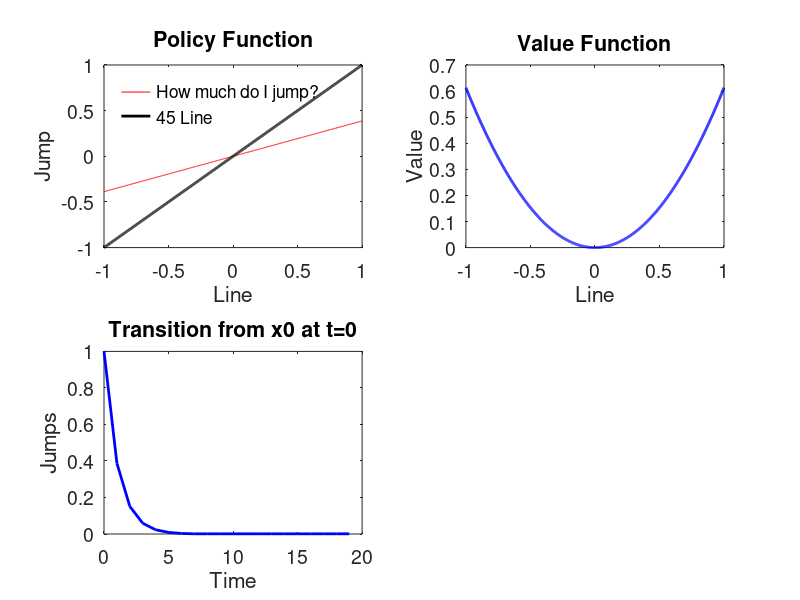

The MATLAB script that drew this image:
%%%%%%%%%%%%%
% reaching_the_center.m
% Solves the "Reaching the Center" problem using VFI.
% Stefano Pica, TA for EC 702
% Fall 2019
%%%%%%%%%%%%%

close all; clear; clc;

% model to be solved by value function iteration
% V(x) = min_{y in R} [ (x-y)^2 + y^2 + beta V(y) ]


%start tracking timing
tic; 
disp('%%%%%%%%%%%%%%%%%%%')
disp('Solving the "Reaching the Center" problem - awesome!')
disp(' ')


%%%%%%%%%%%%%%%%%%%%%%%%%%%%%%%%%%%%%%%%%%%%%%%%%%%%%%%%%%%%%%%%%%%%%%%%%%%
%%%%%%%%%%%%%%%%%%%%%%% THIS BLOCK SETS UP THE MODEL %%%%%%%%%%%%%%%%%%%%%%
%%%%%%%%%%%%%%%%%%%%%%%%%%%%%%%%%%%%%%%%%%%%%%%%%%%%%%%%%%%%%%%%%%%%%%%%%%%


vfmaxit = 1000; %max number of VF iterations
pfmaxit = 20; %max number of PF iterations
vftol = 1e-7; %tolerance on Bellman equation, in percentages
lwidnum = 2; %line width on graphs
fsizenum = 14; %font size on graphs

%utility parameters
beta = 0.95; %discount factor

%grid
dmin = -1;
dmax = 1;
dnum = 1000;
d0 = linspace(dmin,dmax,dnum);


%%%%%%%%%%%%%%%%%%%%%%%%%%%%%%%%%%%%%%%%%%%%%%%%%%%%%%%%%%%%%%%%%%%%%%%%%%%
%%%%%%%%%%%%% THIS BLOCK SETS UP AND SOLVES THE VALUE FUNCTION %%%%%%%%%%%%
%%%%%%%%%%%%%%%%%%%%%%%%%%%%%%%%%%%%%%%%%%%%%%%%%%%%%%%%%%%%%%%%%%%%%%%%%%%


%compute return matrix. Can do it outside loop of value function iteration
%as it is indipendent of it.

Rmat = zeros(dnum,dnum);

for dct = 1:dnum
    for dprimect = 1:dnum
        dval = d0(dct);
        dprimeval = d0(dprimect);
       	Rmat(dct,dprimect) = (dval - dprimeval) ^ 2 + dprimeval ^ 2;
    end
end

%this matrix tells me: for each state (position I am in the line - fix the
%row to see this), what is my utility if I jump to reach distance y (look
%at columns here)

disp('Finished setting up the return matrix.')
toc;
disp(' ')


%%%%%%%%%%%%%%%%%%% OPTIONAL-begin %%%%%%%%%%%%%%
%alternative method to computing the return matrix via loop

[xvar,yvar] = meshgrid(d0, d0);
%you can restrict the set of "feasible jumps" (u can jump within 0 and your
%current x)
%Glow=zeros(knum, knum);
%Gmax=xvar;
%yvar(yvar>=Gmax | yvar<Glow)=NaN;
Rmat2 = (xvar - yvar) .^ 2 + yvar .^ 2;
Rmat2 = Rmat2';

%%%%%%%%%%%%%%%%%%% OPTIONAL-end %%%%%%%%%%%%%%


%initialize the policy and VF arrays
Vold = zeros(dnum,1); %this will store real value of old VF
V = zeros(dnum,1);  %this will store real value of new VF
dprimeind = V;

disp('%%%%')
disp('Starting VFI now - it is actually happening!')
disp(' ')


for vfit = 1:vfmaxit
    %form Bellman equation
    RHSMAT = Rmat + beta * repmat(Vold',dnum,1);
   	[V, dprimeind] = min(RHSMAT,[],2);
    absdiff = abs(V-Vold);
    vferr = max(absdiff); %maximum absolute error
    if (mod(vfit,25)==1) %show print every 25 steps of the loop
        disp(['VF error = ' num2str(vferr) ' on VF iteration ' num2str(vfit) '.'])
    end
       
    if (vferr < vftol) %exit if converged
        break; 
    end
    
    Vold = V; %if not converged, then Vold <- V, and redo
end

disp(' ')
disp('VF iteration complete.')
toc;
disp('%%%%')
disp(' ')

dprime = d0(dprimeind); %real values of policy function. Each point tells me where I jump


%%%%%%%%%%%%%%%%%%%%%%%%%%%%%%%%%%%%%%%%%%%%%%%%%%%%%%%%%%%%%%%%%%%%%%%%%%%
% THIS BLOCK COMPUTES THE TRANSITION FROM AN ARBITRARY INITIAL CONDITION %%
%%%%%%%%%%%%%%%%%%%%%%%%%%%%%%%%%%%%%%%%%%%%%%%%%%%%%%%%%%%%%%%%%%%%%%%%%%%


x0 = 1; %initial condition. let's start jumping from x0
transit = zeros(pfmaxit,1); %preallocate the transition vector
transit(1) = x0;
for pfit = 2:pfmaxit
    transit(pfit) = dprime(d0==x0); %get from the grid the initial value and apply the PF
    x0 = transit(pfit); %the new initial value is where we just jumped
end


%%%%%%%%%%%%%%%%%%%%%%%%%%%%%%%%%%%%%%%%%%%%%%%%%%%%%%%%%%%%%%%%%%%%%%%%%%%
%%%%%%%%%%%%%%%%%%%%%%%% THIS BLOCK PREPARES PLOTS %%%%%%%%%%%%%%%%%%%%%%%%
%%%%%%%%%%%%%%%%%%%%%%%%%%%%%%%%%%%%%%%%%%%%%%%%%%%%%%%%%%%%%%%%%%%%%%%%%%%

figure 
subplot(2,2,1)
plot(d0,dprime,'r',d0,d0,'k','LineWidth',lwidnum)
xlabel('Line')
ylabel('Jump')
title('Policy Function')
legend('How much do I jump?','45 Line','Location','NorthWest');
legend boxoff;
set(gca,'FontSize',fsizenum)

subplot(2,2,2)
plot(d0,V,'b','LineWidth',lwidnum)
xlabel('Line')
ylabel('Value'); title('Value Function')
set(gca,'FontSize',fsizenum)

subplot(2,2,3)
plot(0:pfmaxit-1,transit,'b','LineWidth',lwidnum)
xlabel('Time')
ylabel('Jumps'); title('Transition from x0 at t=0')
set(gca,'FontSize',fsizenum)
